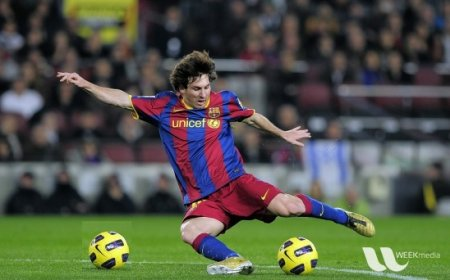
#> input picture Image-Processing/img/roi.jpg, 450 x 280 px
$ python 17-Fourier-Transform.py
#> lines starting #> are read from the running program, lines starting #| are printed output that depends on the picture
import cv2
import numpy as np
import matplotlib.pyplot as plt

img = cv2.imread('img/roi.jpg', 0)
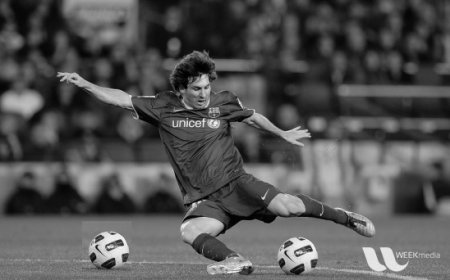
#> img: shape (280, 450); min 0, max 252, mean 83.2
f = np.fft.fft2(img)
fshift = np.fft.fftshift(f)
magnitude_spectrum = 20*np.log(np.abs(fshift))
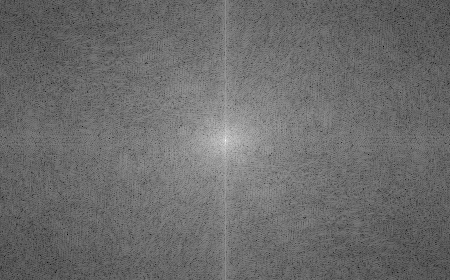
#> magnitude_spectrum: shape (280, 450) float64; min 20.66, max 323.3, mean 149.2; drawn with min black and max white

plt.subplot(121), plt.imshow(img, cmap='gray')
plt.title('Input Image'), plt.xticks(), plt.yticks()
plt.subplot(122), plt.imshow(magnitude_spectrum, cmap='gray')
plt.title('Magnitude Spectrum'), plt.xticks(), plt.yticks()
plt.show()
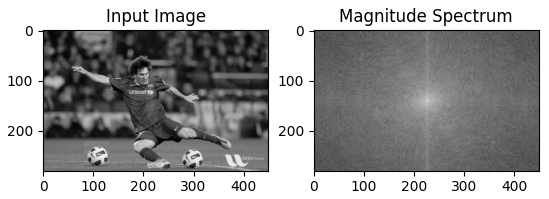
#> figure drawn by matplotlib, 2 panels
